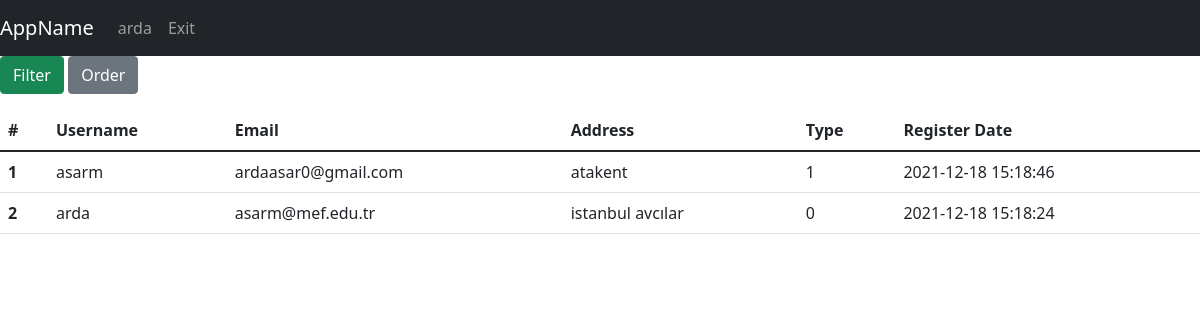
The app's page /users (signed in), older data.
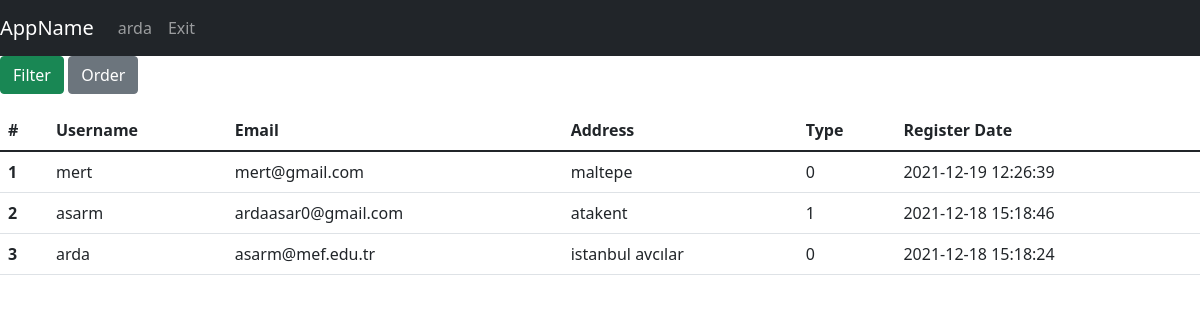
The same page, newer data.
### tables this page shows
CREATE TABLE users(username TEXT PRIMARY KEY,email TEXT,password TEXT,user_type INTEGER, address Text, lat REAL , lng REAL, registred_date Date DEFAULT (datetime('now','localtime')));

### app.py (the view)
@app.route("/users", methods=["GET", "POST"])
def allUsers():
    data = {}
    with sqlite3.connect(DATABASE) as database:
        cursor = database.cursor()
    if request.method == "POST":
        if 'order' in request.form:
            orderBy = request.form['orderBy'].lower()
            command = "SELECT  username,email,address,registred_date,user_type as type FROM users ORDER BY "+str(orderBy)
            cursor.execute(command)
            query = cursor.fetchall()
            data["users"] = query
        if 'filter' in request.form:
            filtered_cols, expected_vals = [], []
            for c in request.form.keys():
                if request.form[c] != '' and request.form[c] != "on" and request.form[c] != "filter":
                    filtered_cols.append(c)
                    expected_vals.append(request.form[c])
            print(filtered_cols)
            print(expected_vals)
            if len(expected_vals) > 0:
                command = "SELECT username,email,address,registred_date,user_type as type FROM users WHERE "+filtered_cols[0]+" LIKE "+(f"'%{expected_vals[0]}%'")
                print(command)
                print()
                cursor.execute(command)
                query = cursor.fetchall()
                data["users"] = query
            else:
                data = getAllDbData(toGet=["users"])
    else:
        data = getAllDbData(toGet=["users"])
    return render_template("admin/list_operations/list_users.html", username=session["username"], data=data)

### app.py (called while the page is built)
def getUsers(cursor, limit=None):
    if limit != None:
        cursor.execute(
            "SELECT username,email,address,registred_date,user_type FROM users ORDER BY registred_date desc LIMIT ?", (limit,))
    else:
        cursor.execute("SELECT username,email,address,registred_date,user_type FROM users ORDER BY registred_date desc")
    query = cursor.fetchall()
    return query

def getAllDbData(toGet, limit=None):
    with sqlite3.connect(DATABASE) as database:
        cursor = database.cursor()
    data = {}
    for entity in toGet:
        if entity == "couriers":
            data[entity] = getCouriers(cursor, limit)
        if entity == "users":
            data[entity] = getUsers(cursor, limit)
        if entity == "restaurants":
            data[entity] = getRestaurants(cursor, limit)
        else:
            pass
    return data

### templates/admin/list_operations/list_users.html (shortened to what this page needs)
{% extends 'base.html' %}
{% block navbar %}
<nav class="navbar navbar-expand-lg navbar-dark bg-dark">
    <a class="navbar-brand" href="#">AppName</a>
    <div class="collapse navbar-collapse" id="navbarNav">
        <ul class="navbar-nav">
          <li class="nav-item active"><a class="nav-link" href="/">{{username}}</a></li>
          <li class="nav-item active"><a class="nav-link" href="/exit">Exit</a></li>
        </ul>
    </div>
</nav>
{% endblock %}
{% block body %}
<p>
  <a class="btn btn-success" data-toggle="collapse" href="#filter" role="button" aria-expanded="false" aria-controls="filter">Filter</a>
  <button class="btn btn-secondary" type="button" data-toggle="collapse" data-target="#order" aria-expanded="false" aria-controls="order">Order</button>
</p>
<div>
    <table class="table">
      <thead class="thead-dark">
        <tr>
            <th scope="col">#</th>
            <th scope="col">Username</th>
            <th scope="col">Email</th>
            <th scope="col">Address</th>
            <th scope="col">Type</th>
            <th scope="col">Register Date</th>
        </tr>
      </thead>
      <tbody>
        {%for i in range(data["users"]|length)%}
                <tr>
                  <th scope="row">{{ i+1 }}</th>
                  <td>{{ data["users"][i][0] }}</td>
                  <td>{{ data["users"][i][1] }}</td>
                  <td>{{ data["users"][i][2] }}</td>
                  <td>{{ data["users"][i][4] }}</td>
                  <td>{{ data["users"][i][3] }}</td>
                </tr>
        {%endfor%}
      </tbody>
    </table>
</div>
{% endblock %}

### templates/base.html (shortened to what this page needs)
<!doctype html>
<html lang="en">
  <head>
    <link href="https://cdn.jsdelivr.net/npm/bootstrap@5.1.3/dist/css/bootstrap.min.css" rel="stylesheet">
  </head>
  <body>
  <div>
    {% block navbar %}
    {% endblock %}
  </div>
  <div>
    {% block body %}
    {% endblock %}
  </div>
  </body>
</html>

Row changes from the older to the newer data that the page shows:
added users: username "mert", email "mert@gmail.com", address "maltepe", user_type "0", registred_date "2021-12-19 12:26:39"
Text that changed along with them:
new list line: "1"
new list line: "2"
new list line: "asarm ardaasar0@gmail.com atakent 1 2021-12-18 15:18:46"
new list line: "3"
new list line: "arda asarm@mef.edu.tr istanbul avcılar 0 2021-12-18 15:18:24"
list line gone: "1"
list line gone: "asarm ardaasar0@gmail.com atakent 1 2021-12-18 15:18:46"
list line gone: "2"
list line gone: "arda asarm@mef.edu.tr istanbul avcılar 0 2021-12-18 15:18:24"
